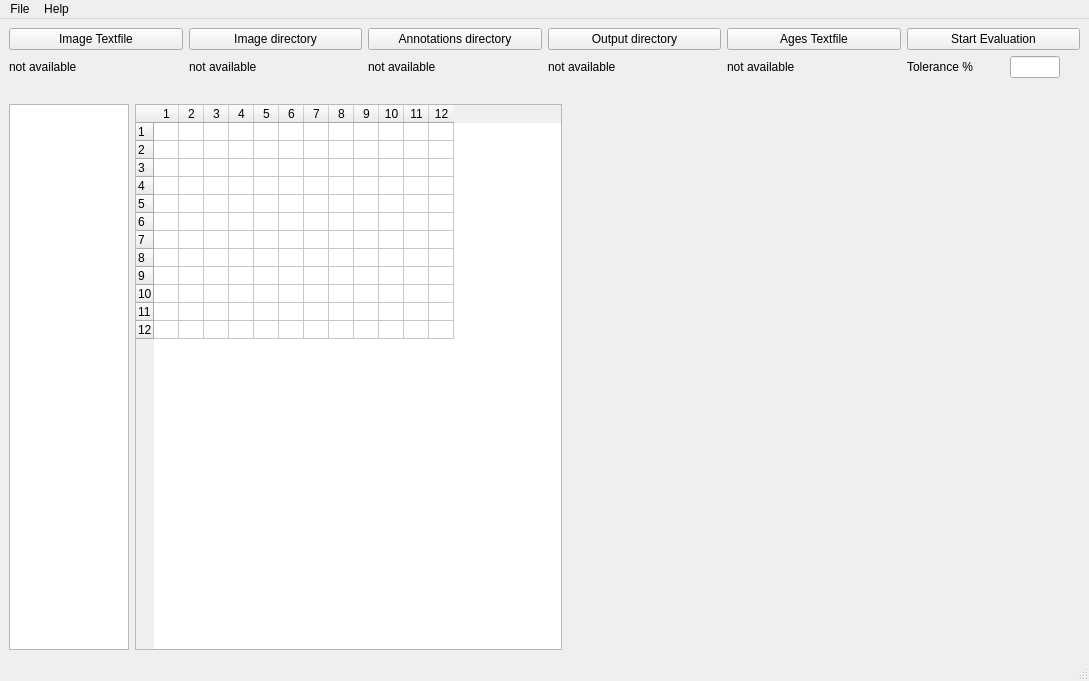
<?xml version="1.0" encoding="UTF-8"?>
<ui version="4.0">
 <class>MainWindow</class>
 <widget class="QMainWindow" name="MainWindow">
  <property name="geometry">
   <rect>
    <x>0</x>
    <y>0</y>
    <width>1089</width>
    <height>681</height>
   </rect>
  </property>
  <property name="windowTitle">
   <string>MainWindow</string>
  </property>
  <widget class="QWidget" name="centralwidget">
   <layout class="QGridLayout" name="gridLayout_2">
    <item row="2" column="0">
     <layout class="QGridLayout" name="log_grid">
      <item row="0" column="1">
       <widget class="QTableWidget" name="tbl_anno_data">
        <property name="minimumSize">
         <size>
          <width>300</width>
          <height>0</height>
         </size>
        </property>
        <property name="maximumSize">
         <size>
          <width>500</width>
          <height>16777215</height>
         </size>
        </property>
        <property name="sortingEnabled">
         <bool>true</bool>
        </property>
        <property name="rowCount">
         <number>12</number>
        </property>
        <property name="columnCount">
         <number>12</number>
        </property>
        <attribute name="horizontalHeaderCascadingSectionResizes">
         <bool>false</bool>
        </attribute>
        <attribute name="horizontalHeaderMinimumSectionSize">
         <number>19</number>
        </attribute>
        <attribute name="horizontalHeaderDefaultSectionSize">
         <number>25</number>
        </attribute>
        <attribute name="verticalHeaderMinimumSectionSize">
         <number>15</number>
        </attribute>
        <attribute name="verticalHeaderDefaultSectionSize">
         <number>18</number>
        </attribute>
        <row/>
        <row/>
        <row/>
        <row/>
        <row/>
        <row/>
        <row/>
        <row/>
        <row/>
        <row/>
        <row/>
        <row/>
        <column/>
        <column/>
        <column/>
        <column/>
        <column/>
        <column/>
        <column/>
        <column/>
        <column/>
        <column/>
        <column/>
        <column/>
       </widget>
      </item>
      <item row="0" column="5">
       <layout class="QVBoxLayout" name="verticalLayout_2">
        <property name="rightMargin">
         <number>0</number>
        </property>
        <item>
         <widget class="MplWidget" name="ac_widget2" native="true">
          <property name="minimumSize">
           <size>
            <width>300</width>
            <height>50</height>
           </size>
          </property>
         </widget>
        </item>
       </layout>
      </item>
      <item row="0" column="4">
       <layout class="QVBoxLayout" name="verticalLayout">
        <property name="sizeConstraint">
         <enum>QLayout::SetDefaultConstraint</enum>
        </property>
        <property name="rightMargin">
         <number>0</number>
        </property>
        <item>
         <layout class="QHBoxLayout" name="horizontalLayout_2">
          <property name="topMargin">
           <number>0</number>
          </property>
          <item>
           <widget class="MplWidget" name="hist1_widget" native="true">
            <property name="minimumSize">
             <size>
              <width>100</width>
              <height>50</height>
             </size>
            </property>
            <property name="maximumSize">
             <size>
              <width>300</width>
              <height>16777215</height>
             </size>
            </property>
           </widget>
          </item>
          <item>
           <widget class="MplWidget" name="hist3_widget" native="true">
            <property name="minimumSize">
             <size>
              <width>100</width>
              <height>0</height>
             </size>
            </property>
            <property name="maximumSize">
             <size>
              <width>300</width>
              <height>16777215</height>
             </size>
            </property>
           </widget>
          </item>
         </layout>
        </item>
        <item>
         <layout class="QHBoxLayout" name="horizontalLayout_3">
          <property name="topMargin">
           <number>0</number>
          </property>
          <item>
           <widget class="MplWidget" name="hist2_widget" native="true">
            <property name="minimumSize">
             <size>
              <width>100</width>
              <height>50</height>
             </size>
            </property>
            <property name="maximumSize">
             <size>
              <width>300</width>
              <height>16777215</height>
             </size>
            </property>
           </widget>
          </item>
          <item>
           <widget class="MplWidget" name="hist4_widget" native="true">
            <property name="minimumSize">
             <size>
              <width>100</width>
              <height>0</height>
             </size>
            </property>
            <property name="maximumSize">
             <size>
              <width>300</width>
              <height>16777215</height>
             </size>
            </property>
           </widget>
          </item>
         </layout>
        </item>
        <item>
         <widget class="MplWidget" name="attr_widget" native="true">
          <property name="minimumSize">
           <size>
            <width>100</width>
            <height>50</height>
           </size>
          </property>
         </widget>
        </item>
       </layout>
      </item>
      <item row="0" column="0">
       <widget class="QPlainTextEdit" name="plainTextEdit">
        <property name="minimumSize">
         <size>
          <width>120</width>
          <height>0</height>
         </size>
        </property>
        <property name="maximumSize">
         <size>
          <width>120</width>
          <height>16777215</height>
         </size>
        </property>
        <property name="frameShape">
         <enum>QFrame::StyledPanel</enum>
        </property>
        <property name="frameShadow">
         <enum>QFrame::Sunken</enum>
        </property>
        <property name="midLineWidth">
         <number>1</number>
        </property>
        <property name="verticalScrollBarPolicy">
         <enum>Qt::ScrollBarAlwaysOff</enum>
        </property>
        <property name="sizeAdjustPolicy">
         <enum>QAbstractScrollArea::AdjustIgnored</enum>
        </property>
        <property name="lineWrapMode">
         <enum>QPlainTextEdit::NoWrap</enum>
        </property>
        <property name="textInteractionFlags">
         <set>Qt::TextSelectableByKeyboard|Qt::TextSelectableByMouse</set>
        </property>
       </widget>
      </item>
     </layout>
    </item>
    <item row="0" column="0">
     <layout class="QGridLayout" name="load_grid">
      <property name="sizeConstraint">
       <enum>QLayout::SetFixedSize</enum>
      </property>
      <item row="1" column="3">
       <widget class="QLabel" name="lbl_out_dir">
        <property name="text">
         <string>not available</string>
        </property>
       </widget>
      </item>
      <item row="1" column="2">
       <widget class="QLabel" name="lbl_anno_dir">
        <property name="text">
         <string>not available</string>
        </property>
       </widget>
      </item>
      <item row="0" column="3">
       <widget class="QPushButton" name="btn_out_dir">
        <property name="text">
         <string>Output directory</string>
        </property>
       </widget>
      </item>
      <item row="0" column="0">
       <widget class="QPushButton" name="btn_img_list">
        <property name="text">
         <string>Image Textfile</string>
        </property>
       </widget>
      </item>
      <item row="1" column="0">
       <widget class="QLabel" name="lbl_img_list">
        <property name="text">
         <string>not available</string>
        </property>
       </widget>
      </item>
      <item row="1" column="1">
       <widget class="QLabel" name="lbl_img_dir">
        <property name="text">
         <string>not available</string>
        </property>
       </widget>
      </item>
      <item row="0" column="2">
       <widget class="QPushButton" name="btn_anno_dir">
        <property name="text">
         <string>Annotations directory</string>
        </property>
       </widget>
      </item>
      <item row="0" column="5">
       <widget class="QPushButton" name="btn_start">
        <property name="text">
         <string>Start Evaluation</string>
        </property>
       </widget>
      </item>
      <item row="0" column="1">
       <widget class="QPushButton" name="btn_img_dir">
        <property name="text">
         <string>Image directory</string>
        </property>
       </widget>
      </item>
      <item row="0" column="4">
       <widget class="QPushButton" name="btn_ages_list">
        <property name="text">
         <string>Ages Textfile</string>
        </property>
       </widget>
      </item>
      <item row="1" column="4">
       <widget class="QLabel" name="lbl_ages_list">
        <property name="text">
         <string>not available</string>
        </property>
       </widget>
      </item>
      <item row="1" column="5">
       <layout class="QHBoxLayout" name="horizontalLayout">
        <property name="rightMargin">
         <number>20</number>
        </property>
        <item>
         <widget class="QLabel" name="label_tolerance">
          <property name="text">
           <string>Tolerance %</string>
          </property>
         </widget>
        </item>
        <item>
         <widget class="QLineEdit" name="lineEdit">
          <property name="sizePolicy">
           <sizepolicy hsizetype="Fixed" vsizetype="Fixed">
            <horstretch>0</horstretch>
            <verstretch>0</verstretch>
           </sizepolicy>
          </property>
          <property name="maximumSize">
           <size>
            <width>50</width>
            <height>16777215</height>
           </size>
          </property>
         </widget>
        </item>
       </layout>
      </item>
     </layout>
    </item>
    <item row="1" column="0">
     <spacer name="horizontalSpacer">
      <property name="orientation">
       <enum>Qt::Horizontal</enum>
      </property>
      <property name="sizeHint" stdset="0">
       <size>
        <width>40</width>
        <height>20</height>
       </size>
      </property>
     </spacer>
    </item>
   </layout>
  </widget>
  <widget class="QMenuBar" name="menubar">
   <property name="geometry">
    <rect>
     <x>0</x>
     <y>0</y>
     <width>1089</width>
     <height>21</height>
    </rect>
   </property>
   <widget class="QMenu" name="menuFile">
    <property name="title">
     <string>File</string>
    </property>
    <addaction name="actionSave"/>
   </widget>
   <widget class="QMenu" name="menuHelp">
    <property name="title">
     <string>Help</string>
    </property>
   </widget>
   <addaction name="menuFile"/>
   <addaction name="menuHelp"/>
  </widget>
  <widget class="QStatusBar" name="statusbar"/>
  <action name="actionSave">
   <property name="text">
    <string>Save</string>
   </property>
  </action>
 </widget>
 <customwidgets>
  <customwidget>
   <class>MplWidget</class>
   <extends>QWidget</extends>
   <header>mplwidget.h</header>
   <container>1</container>
  </customwidget>
 </customwidgets>
 <resources/>
 <connections/>
</ui>
